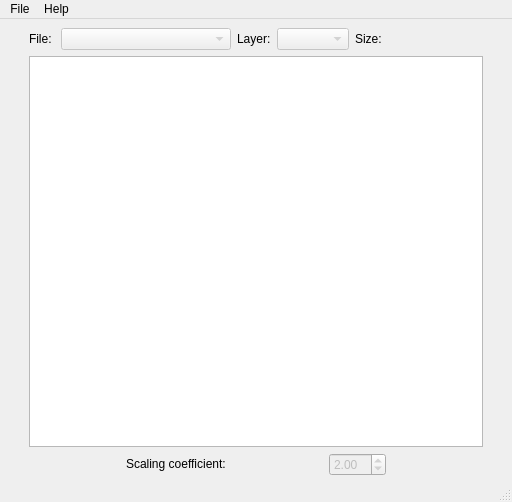
<?xml version="1.0" encoding="UTF-8"?>
<ui version="4.0">
 <class>MainWindow</class>
 <widget class="QMainWindow" name="MainWindow">
  <property name="geometry">
   <rect>
    <x>0</x>
    <y>0</y>
    <width>512</width>
    <height>502</height>
   </rect>
  </property>
  <property name="minimumSize">
   <size>
    <width>460</width>
    <height>480</height>
   </size>
  </property>
  <property name="windowTitle">
   <string>Gaussian Pyramid</string>
  </property>
  <property name="layoutDirection">
   <enum>Qt::LeftToRight</enum>
  </property>
  <widget class="QWidget" name="centralWidget">
   <layout class="QVBoxLayout" name="verticalLayout">
    <property name="leftMargin">
     <number>29</number>
    </property>
    <property name="topMargin">
     <number>9</number>
    </property>
    <property name="rightMargin">
     <number>29</number>
    </property>
    <property name="bottomMargin">
     <number>4</number>
    </property>
    <item>
     <layout class="QHBoxLayout" name="horizontalLayout">
      <item>
       <widget class="QLabel" name="label_3">
        <property name="sizePolicy">
         <sizepolicy hsizetype="Fixed" vsizetype="Fixed">
          <horstretch>0</horstretch>
          <verstretch>0</verstretch>
         </sizepolicy>
        </property>
        <property name="text">
         <string>File: </string>
        </property>
       </widget>
      </item>
      <item>
       <widget class="QComboBox" name="comboBox_2">
        <property name="enabled">
         <bool>false</bool>
        </property>
        <property name="sizePolicy">
         <sizepolicy hsizetype="Fixed" vsizetype="Fixed">
          <horstretch>0</horstretch>
          <verstretch>0</verstretch>
         </sizepolicy>
        </property>
        <property name="minimumSize">
         <size>
          <width>170</width>
          <height>0</height>
         </size>
        </property>
        <property name="sizeAdjustPolicy">
         <enum>QComboBox::AdjustToContents</enum>
        </property>
       </widget>
      </item>
      <item>
       <widget class="QLabel" name="label_2">
        <property name="sizePolicy">
         <sizepolicy hsizetype="Fixed" vsizetype="Fixed">
          <horstretch>0</horstretch>
          <verstretch>0</verstretch>
         </sizepolicy>
        </property>
        <property name="layoutDirection">
         <enum>Qt::RightToLeft</enum>
        </property>
        <property name="text">
         <string>Layer:</string>
        </property>
       </widget>
      </item>
      <item>
       <widget class="QComboBox" name="comboBox">
        <property name="enabled">
         <bool>false</bool>
        </property>
        <property name="sizePolicy">
         <sizepolicy hsizetype="Fixed" vsizetype="Fixed">
          <horstretch>0</horstretch>
          <verstretch>0</verstretch>
         </sizepolicy>
        </property>
       </widget>
      </item>
      <item>
       <widget class="QLabel" name="label">
        <property name="sizePolicy">
         <sizepolicy hsizetype="Preferred" vsizetype="Preferred">
          <horstretch>0</horstretch>
          <verstretch>0</verstretch>
         </sizepolicy>
        </property>
        <property name="text">
         <string>Size: </string>
        </property>
       </widget>
      </item>
     </layout>
    </item>
    <item>
     <widget class="QGraphicsView" name="graphicsView"/>
    </item>
    <item>
     <layout class="QHBoxLayout" name="horizontalLayout_2">
      <item>
       <widget class="QLabel" name="label_4">
        <property name="sizePolicy">
         <sizepolicy hsizetype="Fixed" vsizetype="Fixed">
          <horstretch>0</horstretch>
          <verstretch>0</verstretch>
         </sizepolicy>
        </property>
        <property name="text">
         <string>Scaling coefficient:</string>
        </property>
       </widget>
      </item>
      <item>
       <widget class="QDoubleSpinBox" name="doubleSpinBox">
        <property name="enabled">
         <bool>false</bool>
        </property>
        <property name="sizePolicy">
         <sizepolicy hsizetype="Fixed" vsizetype="Fixed">
          <horstretch>0</horstretch>
          <verstretch>0</verstretch>
         </sizepolicy>
        </property>
        <property name="minimum">
         <double>1.010000000000000</double>
        </property>
        <property name="value">
         <double>2.000000000000000</double>
        </property>
       </widget>
      </item>
     </layout>
    </item>
   </layout>
  </widget>
  <widget class="QMenuBar" name="menuBar">
   <property name="geometry">
    <rect>
     <x>0</x>
     <y>0</y>
     <width>512</width>
     <height>21</height>
    </rect>
   </property>
   <widget class="QMenu" name="menuFile">
    <property name="title">
     <string>File</string>
    </property>
    <addaction name="actionOpen"/>
    <addaction name="actionExit"/>
   </widget>
   <widget class="QMenu" name="menuHelp">
    <property name="title">
     <string>Help</string>
    </property>
    <addaction name="actionAbout"/>
   </widget>
   <addaction name="menuFile"/>
   <addaction name="menuHelp"/>
  </widget>
  <widget class="QStatusBar" name="statusBar"/>
  <action name="actionOpen">
   <property name="text">
    <string>Open</string>
   </property>
  </action>
  <action name="actionExit">
   <property name="text">
    <string>Exit</string>
   </property>
  </action>
  <action name="actionAbout">
   <property name="text">
    <string>About</string>
   </property>
  </action>
 </widget>
 <layoutdefault spacing="6" margin="11"/>
 <resources/>
 <connections/>
</ui>
